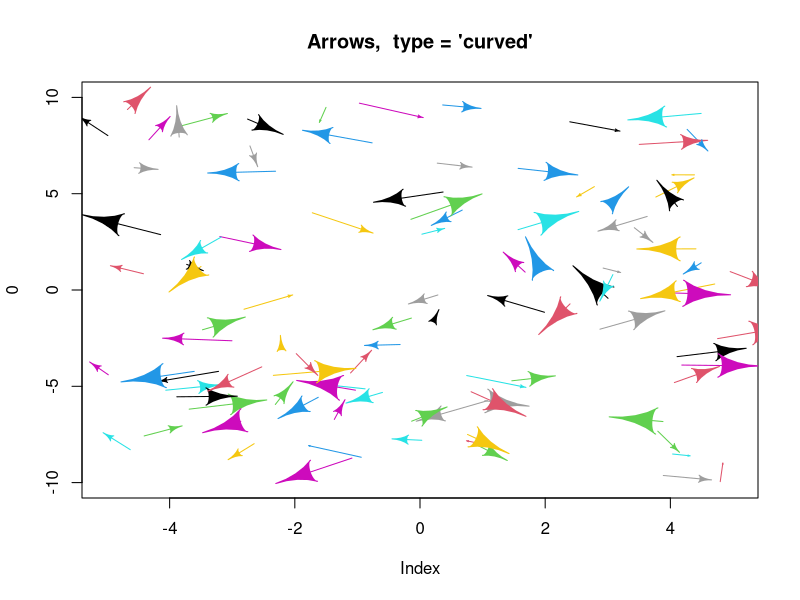
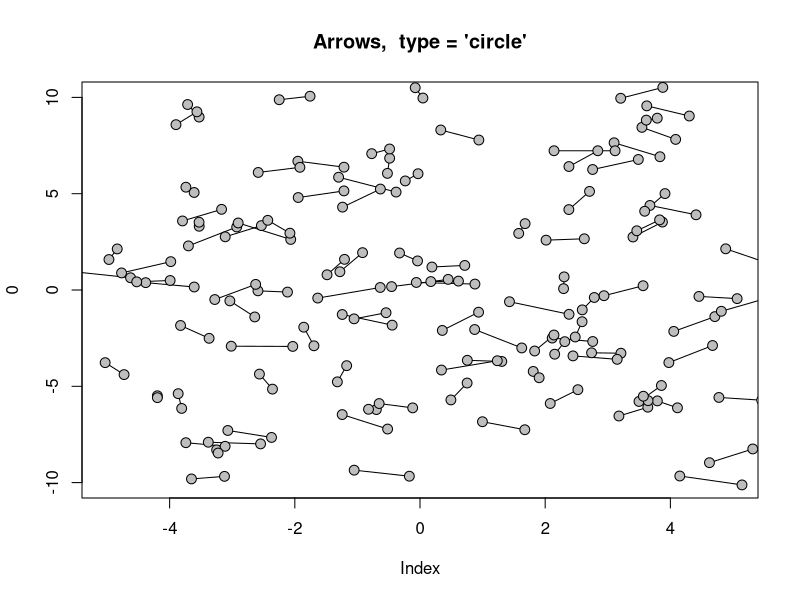
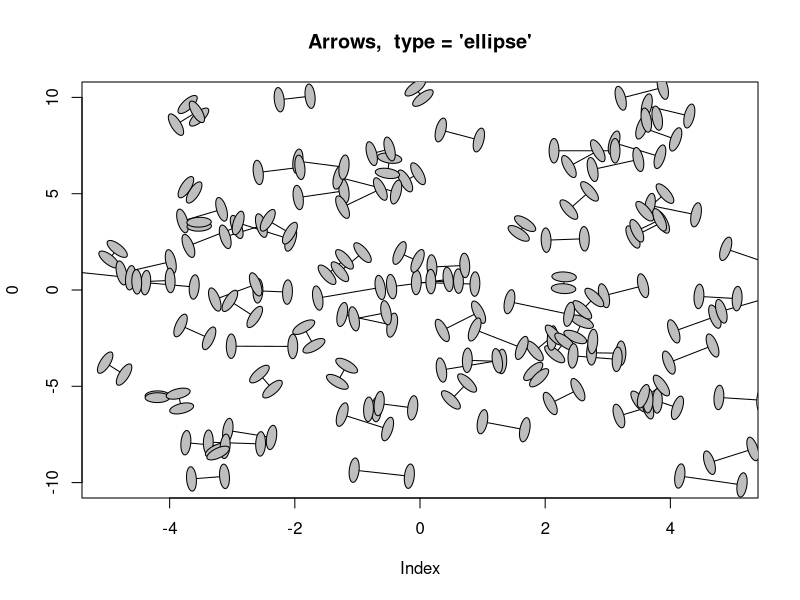
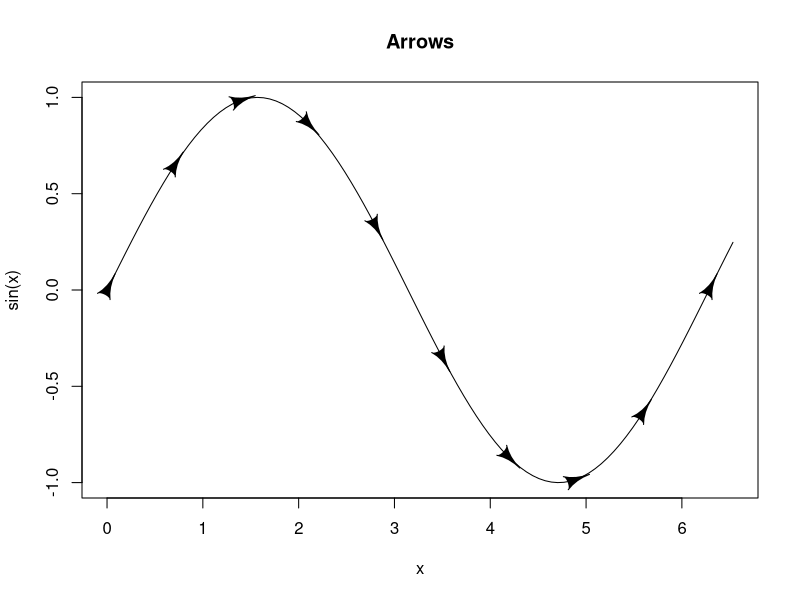
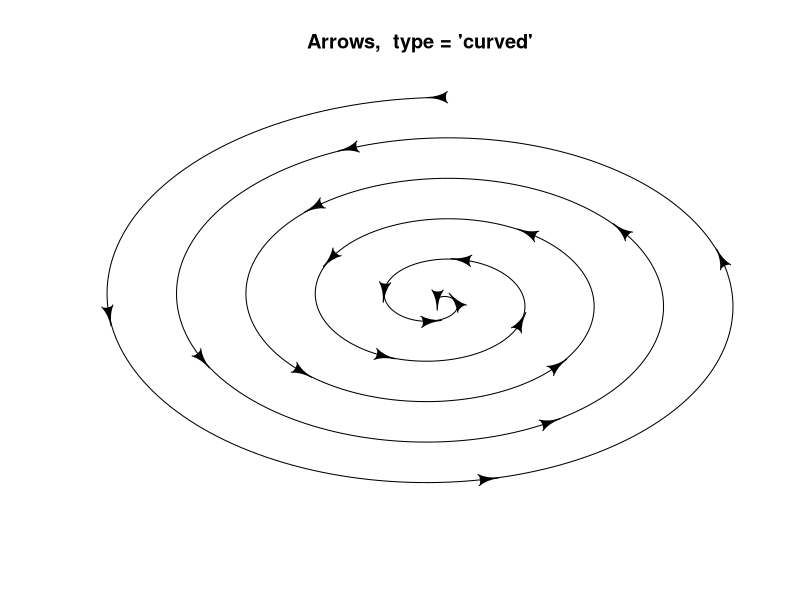
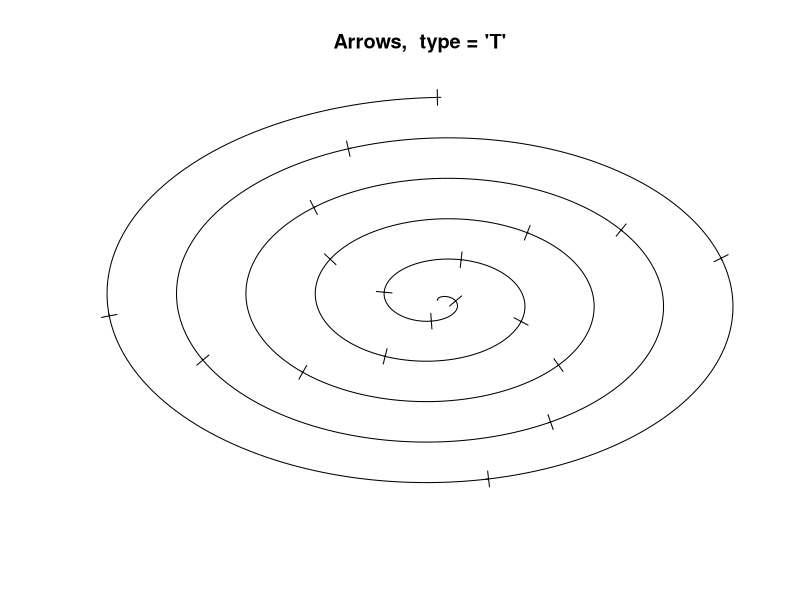
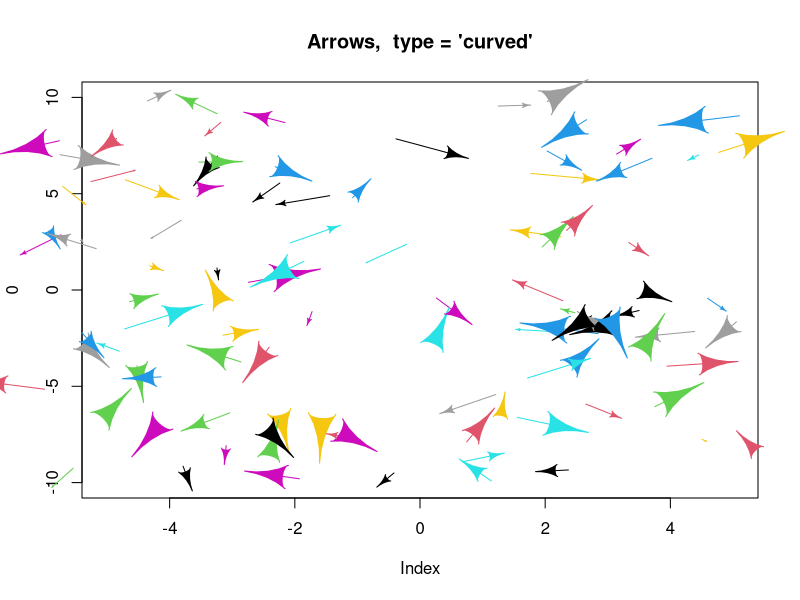

Here is the R script that generated these plots, in order:
# r2py crawler metadata
# package: shape
# source_type: rd_example
# topic: Arrows.Rd
# source_file: C:\Users\bened\AppData\Local\R\win-library\4.5\shape\help
# lines: 62

suppressPackageStartupMessages(library(shape))
xlim <- c(-5 , 5)
ylim <- c(-10, 10)
plot(0, type = "n", xlim = xlim, ylim = ylim, 
     main = "Arrows,  type = 'curved'")
x0 <- runif(100, xlim[1], xlim[2])
y0 <- runif(100, ylim[1], ylim[2])
x1 <- x0+runif(100, -1, 1)
y1 <- y0+runif(100, -1, 1)
Arrows(x0, y0, x1, y1, arr.length = runif(100), code = 2, 
       arr.type = "curved", arr.col = 1:100, lcol = 1:100)
  
plot(0, type = "n", xlim = xlim, ylim = ylim, 
     main = "Arrows,  type = 'circle'")
x0 <- runif(100, xlim[1], xlim[2])
y0 <- runif(100, ylim[1], ylim[2])
x1 <- x0 + runif(100, -1, 1)
y1 <- y0 + runif(100, -1, 1)
Arrows(x0, y0, x1, y1, arr.length = 0.2, code = 3, 
       arr.type = "circle", arr.col = "grey")
  
plot(0, type = "n", xlim = xlim, ylim = ylim, 
     main = "Arrows,  type = 'ellipse'")
Arrows(x0, y0, x1, y1, arr.length = 0.2, arr.width = 0.5, 
       code = 3, arr.type = "ellipse",  arr.col = "grey")

curve(expr = sin(x), 0, 2*pi+0.25, main = "Arrows")
x  <- seq(0, 2*pi, length.out = 10)
xd <- x + 0.025
Arrows(x, sin(x), xd, sin(xd), type = "triangle", 
       arr.length = 0.5, segment = FALSE)
  
xx <- seq(0, 10*pi, length.out = 1000)
plot(sin(xx)*xx, cos(xx)*xx, type = "l", axes = FALSE, 
     xlab = "", ylab = "", main = "Arrows,  type = 'curved'")
x  <- seq(0, 10*pi, length.out = 20)
x1 <- sin(x)*x
y1 <- cos(x)*x
xd <- x+0.01
x2 <- sin(xd)*xd
y2 <- cos(xd)*xd
Arrows(x1, y1, x2, y2, arr.type = "curved", arr.length = 0.4, 
       segment = FALSE, code = 1, arr.adj = 0.5 )

plot(sin(xx)*xx, cos(xx)*xx, type = "l", axes = FALSE, 
     xlab = "", ylab = "", main = "Arrows,  type = 'T'")
Arrows(x1, y1, x2, y2, arr.type = "T", arr.length = 0.4, 
       code = 1, arr.lwd = 2)


# arguments passed to polygon:

xlim <- c(-5 , 5)
ylim <- c(-10, 10)
plot(0, type = "n", xlim = xlim, ylim = ylim, 
     main = "Arrows,  type = 'curved'")
x0 <- runif(100, xlim[1]-1, xlim[2]+0.5)  # exceeds the x-range
y0 <- runif(100, ylim[1], ylim[2])
x1 <- x0+runif(100, -1, 1)
y1 <- y0+runif(100, -1, 1)
Arrows(x0, y0, x1, y1, arr.length = runif(100), code = 2, 
       arr.type = "curved", arr.col = 1:100, lcol = 1:100, xpd = TRUE)
